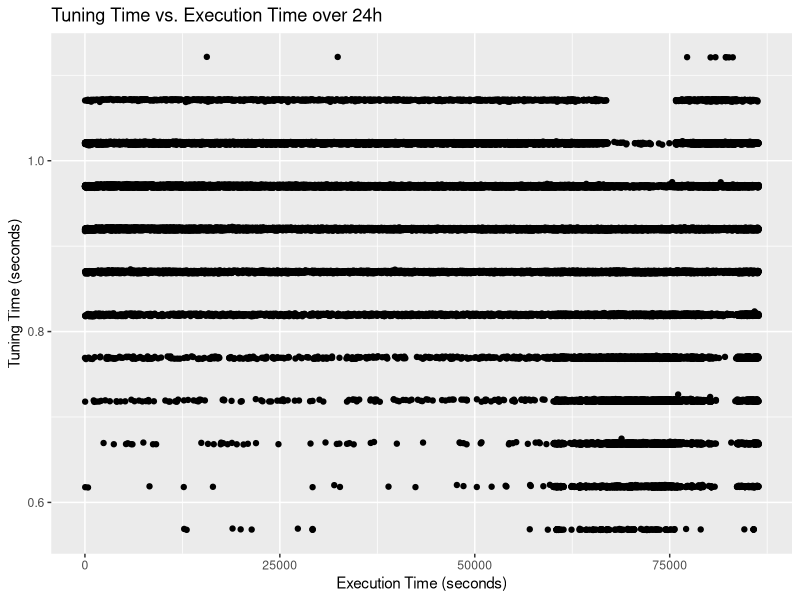
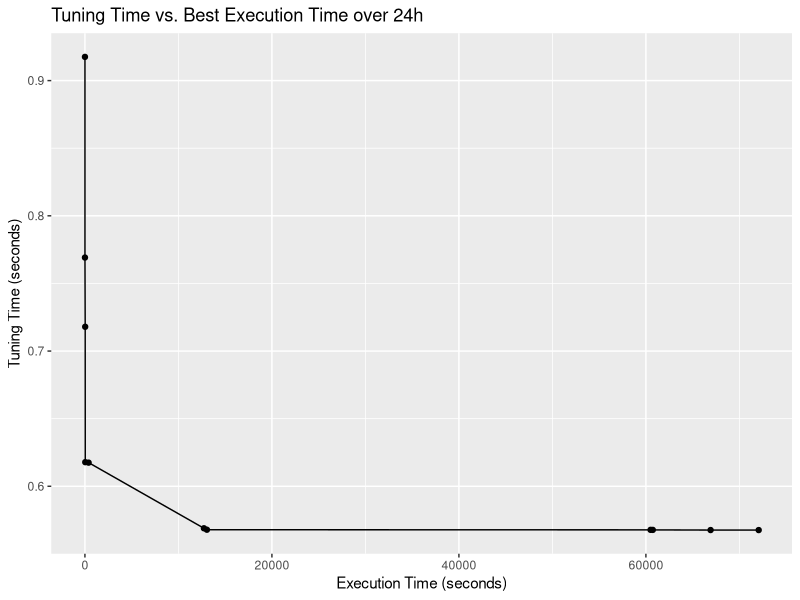
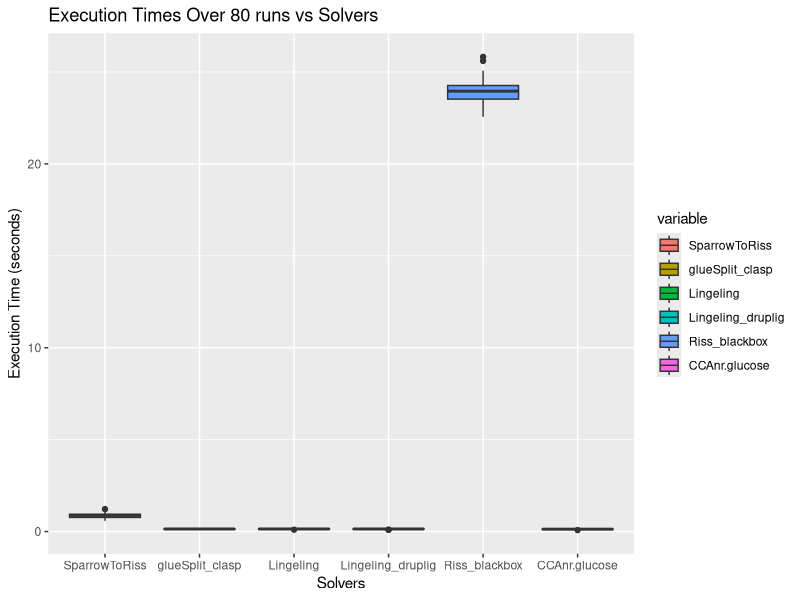
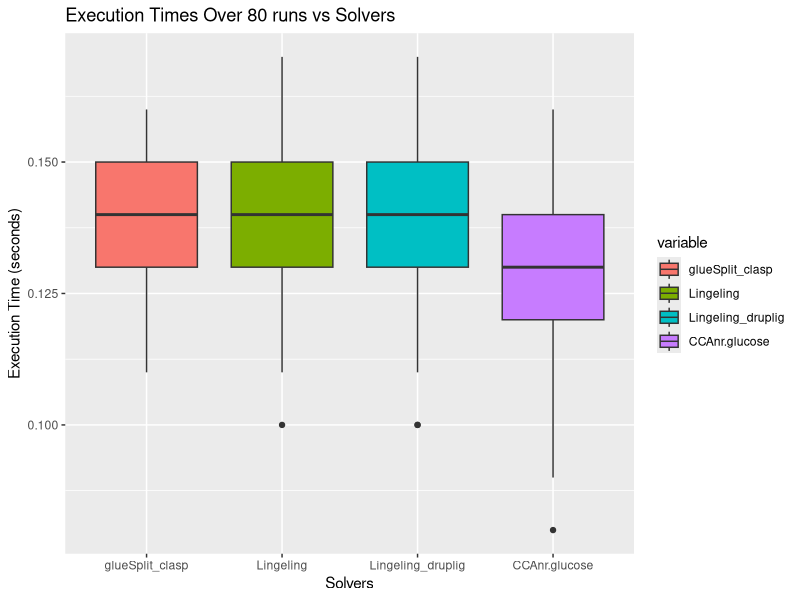
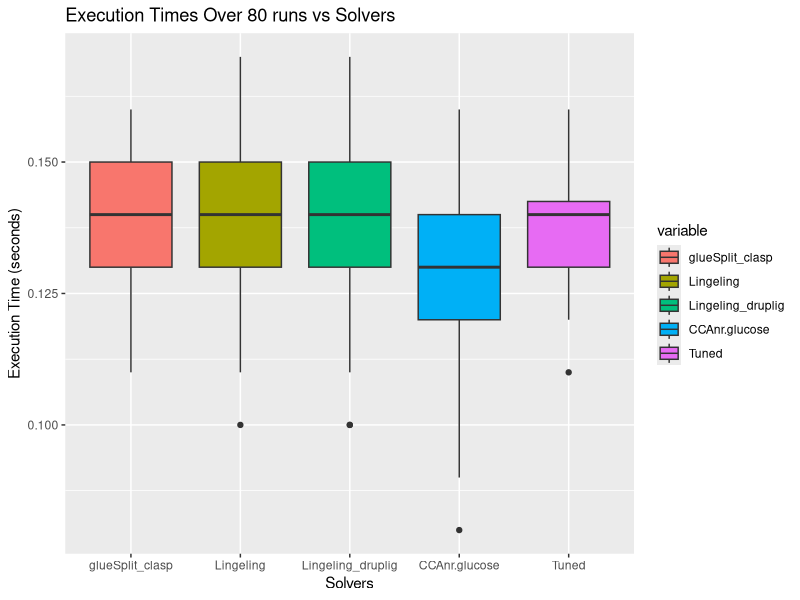

R code for these plots, in order:
#!/usr/bin/Rscript

library(ggplot2)
library(reshape2)

log_all <- read.table("logall.txt",header=TRUE)
log_bst <- read.table("bestlog.txt",header=TRUE)
solver_data <- read.table("solver_data.txt",header=TRUE)
solver_short_data <- read.table("solver_short_data.txt",header=TRUE)
tuned_data <- read.table("solver_tuned.txt",header=TRUE)

graph_all <- qplot(log_all$tuning_time,log_all$run_time,data=log_all,
                   xlab="Execution Time (seconds)",
                   ylab="Tuning Time (seconds)", 
                   main="Tuning Time vs. Execution Time over 24h")

graph_bst <- qplot(log_bst$tuning_time,log_bst$run_time,
                   geom=c("point","line"),
                   xlab="Execution Time (seconds)",
                   ylab="Tuning Time (seconds)",      
                   main="Tuning Time vs. Best Execution Time over 24h")

graph_solver <- ggplot(data=melt(solver_data), aes(x=variable,y=value)) +
    geom_boxplot(aes(fill=variable)) +
    xlab("Solvers") +
    ylab("Execution Time (seconds)") +
    ggtitle("Execution Times Over 80 runs vs Solvers")

graph_short_solver <- ggplot(data=melt(solver_short_data), aes(x=variable,y=value)) +
    geom_boxplot(aes(fill=variable)) +
    xlab("Solvers") +
    ylab("Execution Time (seconds)") +
    ggtitle("Execution Times Over 80 runs vs Solvers")

graph_tuned_solver <- ggplot(data=melt(tuned_data), aes(x=variable,y=value)) +
    geom_boxplot(aes(fill=variable)) +
    xlab("Solvers") +
    ylab("Execution Time (seconds)") +
    ggtitle("Execution Times Over 80 runs vs Solvers")

print(graph_all)
readline("plot done\n")
print(graph_bst)
readline("plot done\n")
print(graph_solver)
readline("plot done\n")
print(graph_short_solver)
readline("plot done\n")
print(graph_tuned_solver)
readline("plot done\n")
